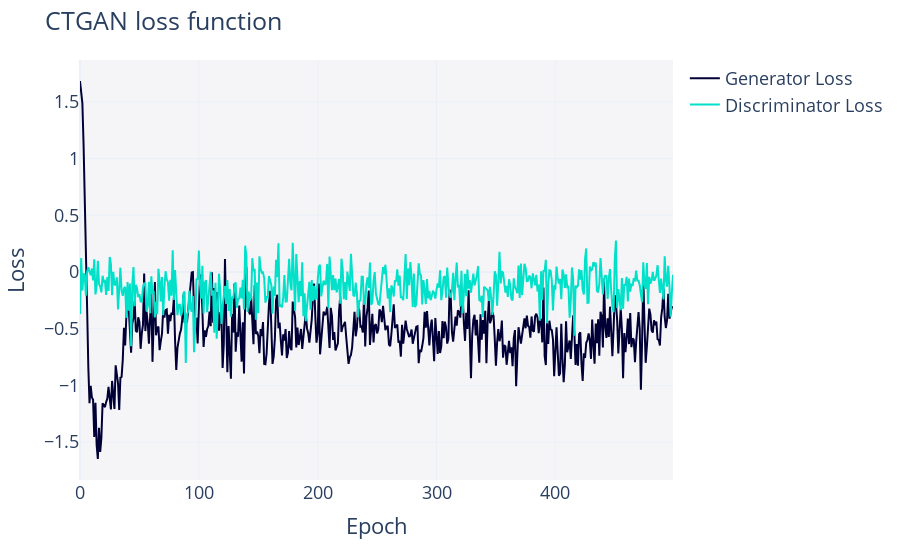

Notebook cell for this chart:
### Code cell
# Check loss function
gen.get_loss_values_plot().show()

### Figure 1 — Plotly figure (JSON) as saved in the notebook; plotly's stock layout.template omitted (floating-point values rounded to 4 significant figures; data arrays with more than 128 entries replaced by an {"elided": "..."} marker saying what was removed)
{"data": [{"hovertemplate": "variable=Generator Loss<br>Epoch=%{x}<br>value=%{y}<extra></extra>", "legendgroup": "Generator Loss", "line": {"color": "#000036", "dash": "solid"}, "marker": {"symbol": "circle"}, "mode": "lines", "name": "Generator Loss", "orientation": "v", "showlegend": true, "type": "scatter", "x": {"elided": "500 int values"}, "xaxis": "x", "y": {"elided": "500 float values"}, "yaxis": "y"}, {"hovertemplate": "variable=Discriminator Loss<br>Epoch=%{x}<br>value=%{y}<extra></extra>", "legendgroup": "Discriminator Loss", "line": {"color": "#01E0C9", "dash": "solid"}, "marker": {"symbol": "circle"}, "mode": "lines", "name": "Discriminator Loss", "orientation": "v", "showlegend": true, "type": "scatter", "x": {"elided": "500 int values"}, "xaxis": "x", "y": {"elided": "500 float values"}, "yaxis": "y"}], "layout": {"font": {"size": 18}, "legend": {"orientation": "v", "title": {"text": ""}, "tracegroupgap": 0}, "margin": {"t": 60}, "plot_bgcolor": "#F5F5F8", "title": {"text": "CTGAN loss function"}, "xaxis": {"anchor": "y", "domain": [0, 1], "title": {"text": "Epoch"}}, "yaxis": {"anchor": "x", "domain": [0, 1], "title": {"text": "Loss"}}}}
